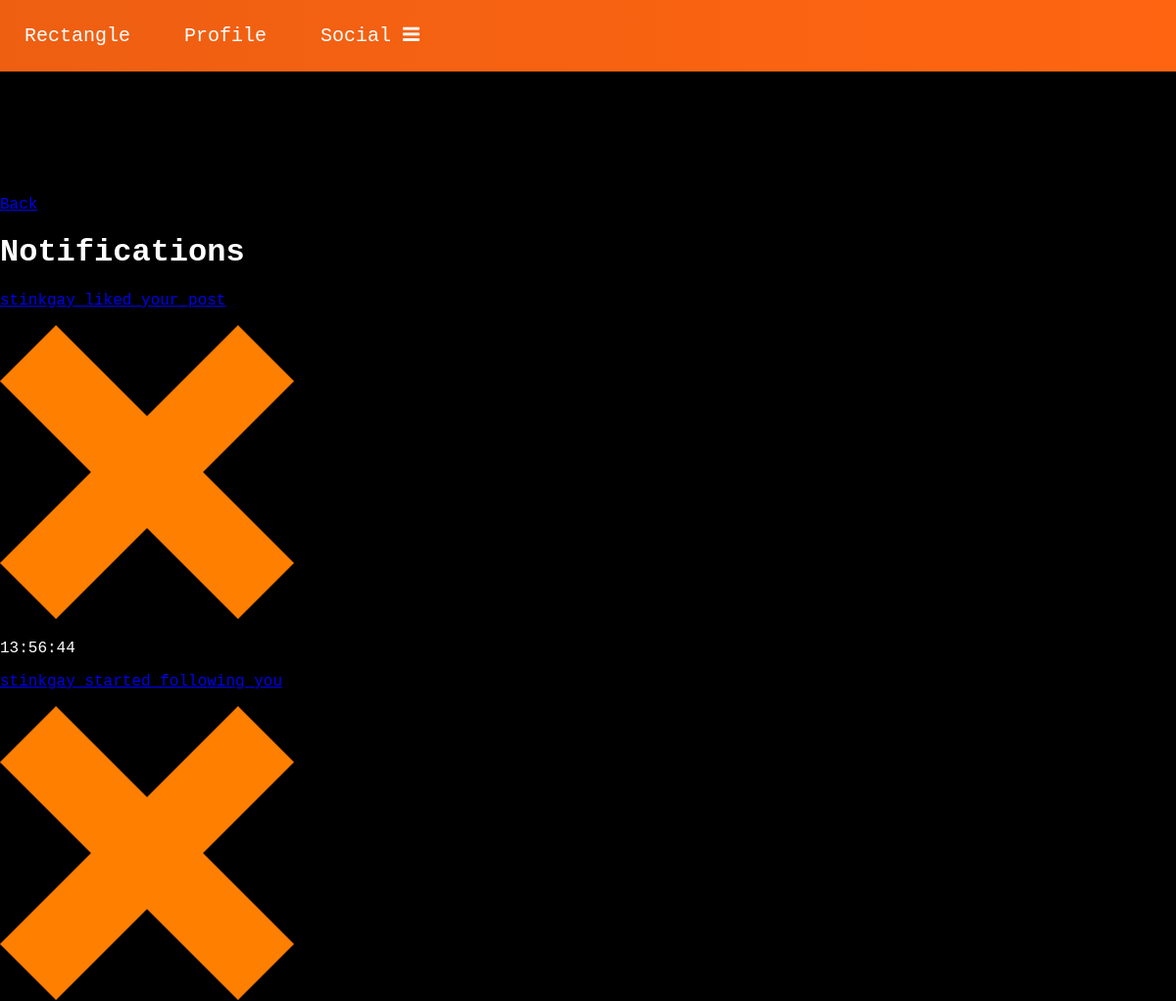
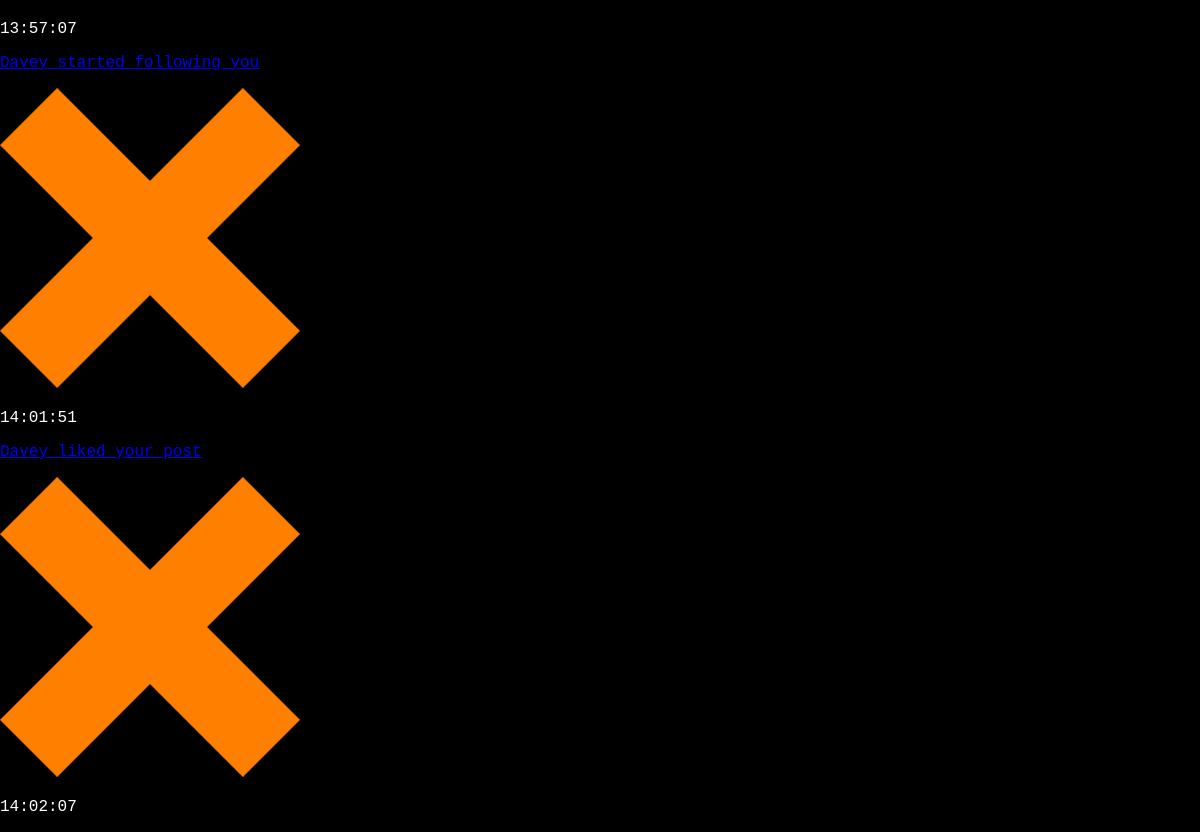
Page /notifications/None/None (signed in) on the committed database (2 pictures, top to bottom).
### myproject.py (models this page shows, shortened)
class Notification(db.Model):
    __tablename__ = 'notifications'
    id = db.Column(db.Integer, primary_key=True)
    link = db.Column(db.String)
    message = db.Column(db.String(80))
    user_id = db.Column(db.Integer, db.ForeignKey('users.id'))
    user = db.relationship("User", back_populates="notifications")
    time_created = db.Column(db.DateTime(timezone=True))

### myproject.py (the view)
@app.route('/notifications/<act>/<id>',  methods=['GET', 'POST'])
def notifications(act, id):
    _current_user = get_current_user()
    notifications = _current_user.notifications
    if act != 'None':
        quer = Notification.query.filter_by(id=id).all()[0]
        link = quer.link
        db.session.delete(quer)
        db.session.commit()
        return redirect(link)
    else:
        return render_template('notifications.html', notifications=notifications, _current_user=_current_user)

### myproject.py (called while the page is built)
def get_current_user():
    try:
        return User.query.filter_by(name=session["user"]).all()[0]
    except:
        return None

### templates/notifications.html (shortened to what this page needs)
{% extends 'base.html' %}
{% block head %}
<link rel="stylesheet" href="{{ url_for('static', filename='notifications.css') }}">
<link rel="stylesheet" type="text/css" media="only screen and (max-width: 480px), only screen and (max-device-width: 480px)" href="{{ url_for('static', filename='notifications_mobile.css') }}" />
{% endblock %}
{% block body %}
    <div class="back">
        <a href="/profile/{{ _current_user.name }}"> Back </a>
    </div>
    <h1 class="title">Notifications</h1>
    <div class="grid_posts">
        {% for notification in notifications %}
                <a href='/notifications/yes/{{notification.id}}'>
                    <div class="post" >
                    <div class="middle">
                        <p class="notification_text"> {{ notification.message }} </p>
                        <a class="delete" href="/delete_notification/{{ notification.id }}">
                            <img src="{{ url_for('static', filename='assets/x1.png') }}">
                        </a>
                        <p class="notification_timestamp""> {{ notification.time_created.strftime("%X") }} </p>
                    </div>
            </div>
            </a>
        {% endfor %}
{% endblock %}

### templates/base.html (shortened to what this page needs)
<!DOCTYPE html>
<html lang="en" dir="ltr">
  <head>
    <link rel="stylesheet" href="https://cdnjs.cloudflare.com/ajax/libs/font-awesome/4.7.0/css/font-awesome.min.css">
    <link rel="stylesheet" href="{{ url_for('static', filename='base.css') }}">
    <link rel="stylesheet" type="text/css" media="only screen and (max-width: 480px), only screen and (max-device-width: 480px)" href="{{ url_for('static', filename='base_mobile.css') }}" />
    <link rel="stylesheet" href="https://cdnjs.cloudflare.com/ajax/libs/font-awesome/4.7.0/css/font-awesome.min.css">
    {% block head%}{% endblock %}
  </head>
  <body>
      <div class="navbar">
        <a style="padding-right: 30px; "href='/newsletter'>Rectangle</a>
          <a href="{{ '/profile/{0}'.format(session['user']) }}"> Profile</a>
          <div class="dropdown">
            <button class="dropbtn" onclick="myFunction()">Social
              <i class="fa fa-navicon"></i>
            </button>
          </div>
      </div>
    <div style="margin-top: 200px; ">{% block body%} {% endblock %}</div>
</body>
</html>

### static/base.css (style rules this page uses)
body { font-family: 'Lucida Console', monospace; background-color: black; color: white; margin: 0px; }
.navbar { z-index: 3; top: 0; width: 100%; position: fixed; background-image: linear-gradient(to right, #ee5f12 , #ff6511); display: flex; flex-direction: row; flex-flow: row wrap; box-shadow: 10px 10px 25px black; }
.navbar a { display: flex; float: left; font-size: 20px; color: white; text-align: center; padding: 25px 25px; text-decoration: none; }
.dropdown { float: left; overflow: hidden; }
.dropdown .dropbtn { font-size: 20px; border: none; outline: none; color: white; padding: 25px 30px; background-color: inherit; font-family: inherit; margin: 0; }

### static/base_mobile.css (style rules this page uses)
body { font-family: 'Lucida Console', monospace; background-color: black; color: white; margin: 0px; }
.navbar { z-index: 3; top: 0; width: 100%; position: fixed; background-image: linear-gradient(to right, #ee5f12 , #ff6511); display: flex; flex-direction: row; flex-flow: row wrap; box-shadow: 10px 10px 25px black; }
.navbar a { display: flex; float: left; font-size: 45px; color: white; text-align: center; padding: 45px 55px; text-decoration: none; }
.dropdown { float: left; overflow: hidden; }
.dropdown .dropbtn { font-size: 45px; border: none; outline: none; color: white; padding: 45px 60px; background-color: inherit; font-family: inherit; margin: 0; }

### static/notifications_mobile.css (style rules this page uses)
.post { position: relative; background-color: black; margin-left: 30px; margin-right: 30px; padding: 30px; border-radius: 16px; height: 55px; border: #ff6511; border-width: 2px; border-style: solid; margin-bottom: 50px; }
.notification_text { text-decoration: none; color: white; font-size: 35px; margin-top: 5px; float: left; }
.notification_timestamp { position: absolute; top: -30px; margin: 0; margin-left: 50px; background-color: black; font-size: 40px; padding: 5px; border-radius: 16px; }
.title { margin-left: 30px; font-size: 60px; }
.delete { position:absolute; bottom: 30px; right:25px; color:#ff6511; }
.delete img { width: 50px; height: 50px; }
.back { margin-bottom: 80px; }
.back a { margin: 60px; margin-left: 60px; margin-left: 25px; background-color: #ff6511; color: white; font-size: 40px; padding: 40px 100px; border: none; border-radius: 4px; cursor: pointer; text-decoration: none; white-space: nowrap; border-radius: 16px; }

### rows in the picture
Notification: message "stinkgay liked your post", time_created "13:56:44"
Notification: message "stinkgay started following you", time_created "13:57:07"
Notification: message "Davey started following you", time_created "14:01:51"
Notification: message "Davey liked your post", time_created "14:02:07"
